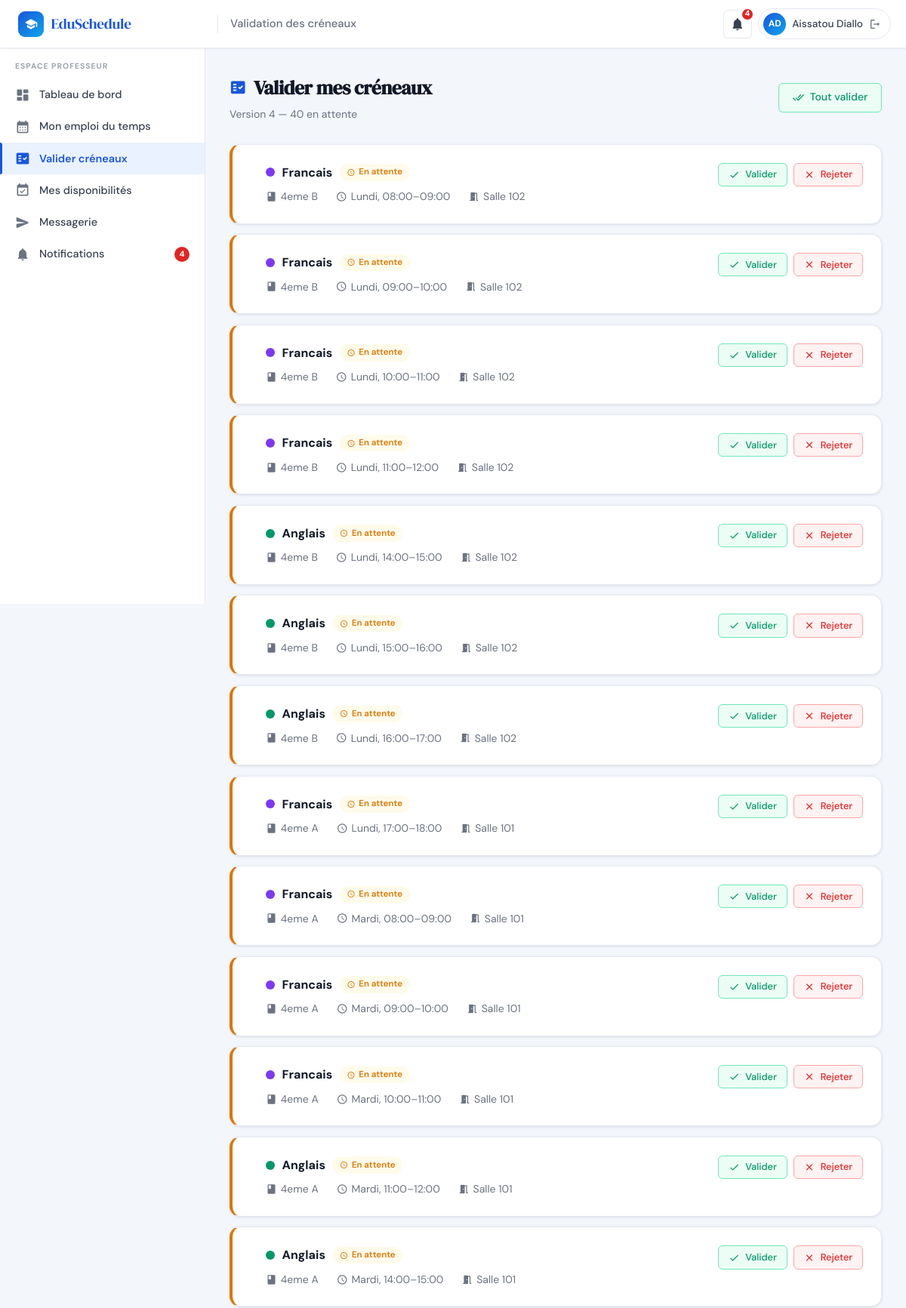
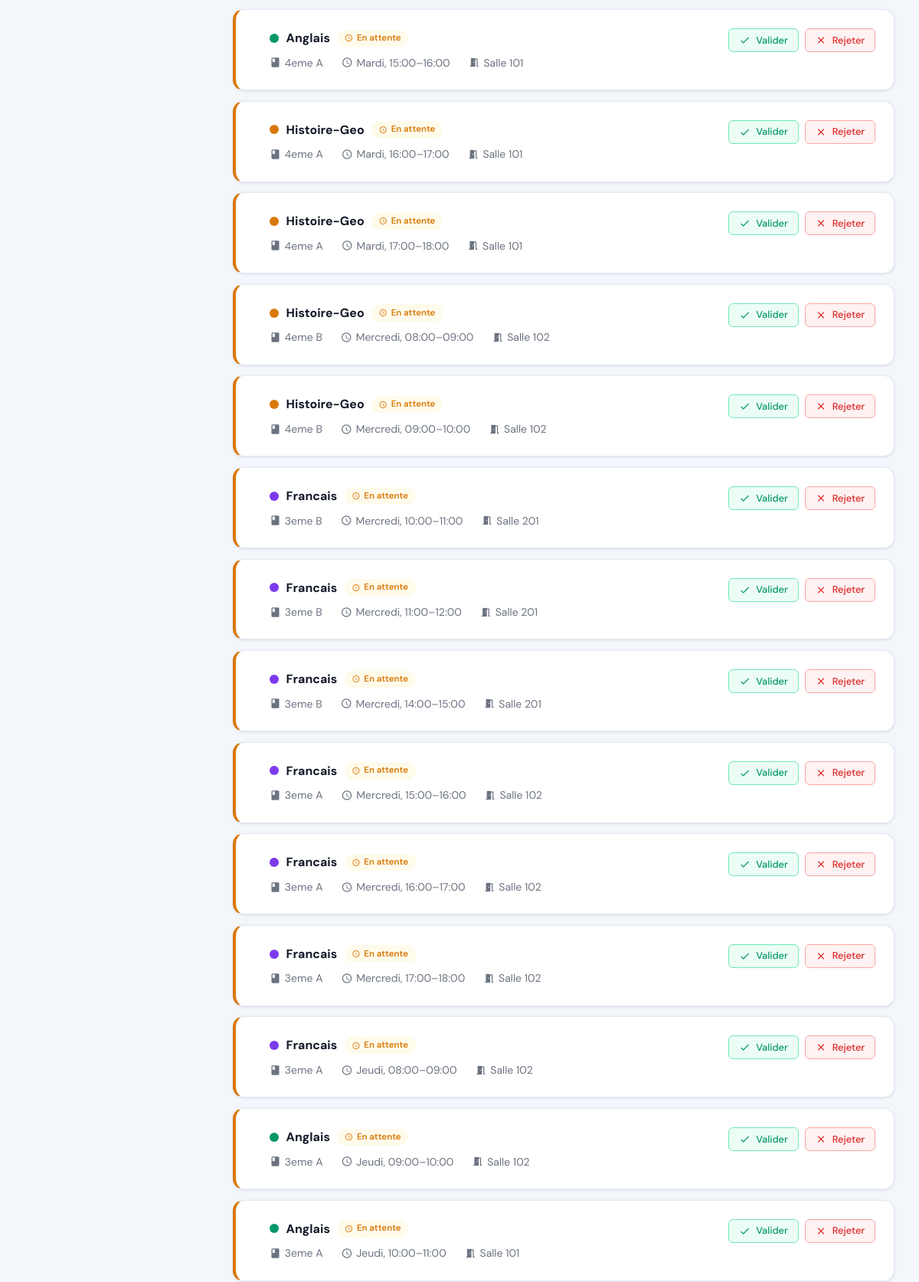
/professeur/valider.php (signed in, upper part), run on the app's committed database (2 pictures, top to bottom).
### tables this page shows
CREATE TABLE IF NOT EXISTS `utilisateurs` (
  `id`            INT(11)      NOT NULL AUTO_INCREMENT,
  `nom`           VARCHAR(100) NOT NULL,
  `prenom`        VARCHAR(100) NOT NULL,
  `email`         VARCHAR(191) NOT NULL,
  `mot_de_passe`  VARCHAR(255) NOT NULL,
  `role`          ENUM('admin','professeur','eleve') NOT NULL DEFAULT 'eleve',
  `statut`        ENUM('actif','inactif')             NOT NULL DEFAULT 'actif',
  `id_classe`     INT(11)      DEFAULT NULL,
  `date_creation` TIMESTAMP    NOT NULL DEFAULT CURRENT_TIMESTAMP,
  PRIMARY KEY (`id`),
  UNIQUE KEY `uq_email` (`email`),
  KEY `id_classe` (`id_classe`),
  CONSTRAINT `utilisateurs_ibfk_1`
    FOREIGN KEY (`id_classe`) REFERENCES `classes` (`id`) ON DELETE SET NULL
);

CREATE TABLE IF NOT EXISTS `emplois_du_temps` (
  `id`                     INT(11)  NOT NULL AUTO_INCREMENT,
  `version`                INT(11)  NOT NULL DEFAULT 1,
  `id_classe`              INT(11)  NOT NULL,
  `id_matiere`             INT(11)  NOT NULL,
  `id_professeur`          INT(11)  NOT NULL,
  `id_salle`               INT(11)  NOT NULL,
  `id_creneau`             INT(11)  NOT NULL,
  `statut`                 ENUM('provisoire','valide','rejete','confirme') NOT NULL DEFAULT 'provisoire',
  `commentaire_validation` TEXT     DEFAULT NULL,
  `date_creation`          TIMESTAMP NOT NULL DEFAULT CURRENT_TIMESTAMP,
  PRIMARY KEY (`id`),
  KEY `id_classe`     (`id_classe`),
  KEY `id_matiere`    (`id_matiere`),
  KEY `id_professeur` (`id_professeur`),
  KEY `id_salle`      (`id_salle`),
  KEY `id_creneau`    (`id_creneau`),
  CONSTRAINT `emplois_du_temps_ibfk_1`
    FOREIGN KEY (`id_classe`)     REFERENCES `classes`      (`id`) ON DELETE CASCADE,
  CONSTRAINT `emplois_du_temps_ibfk_2`
    FOREIGN KEY (`id_matiere`)    REFERENCES `matieres`     (`id`) ON DELETE CASCADE,
  CONSTRAINT `emplois_du_temps_ibfk_3`
    FOREIGN KEY (`id_professeur`) REFERENCES `utilisateurs` (`id`) ON DELETE CASCADE,
  CONSTRAINT `emplois_du_temps_ibfk_4`
    FOREIGN KEY (`id_salle`)      REFERENCES `salles`       (`id`) ON DELETE CASCADE,
  CONSTRAINT `emplois_du_temps_ibfk_5`
    FOREIGN KEY (`id_creneau`)    REFERENCES `creneaux`     (`id`) ON DELETE CASCADE
);

CREATE TABLE IF NOT EXISTS `matieres` (
  `id`                INT(11)      NOT NULL AUTO_INCREMENT,
  `nom`               VARCHAR(100) NOT NULL,
  `couleur_hex`       VARCHAR(7)   NOT NULL DEFAULT '#1A56DB',
  `nb_heures_semaine` INT(11)      NOT NULL DEFAULT 2,
  `description`       TEXT         DEFAULT NULL,
  PRIMARY KEY (`id`),
  UNIQUE KEY `uq_matiere_nom` (`nom`)
);

CREATE TABLE IF NOT EXISTS `classes` (
  `id`        INT(11)      NOT NULL AUTO_INCREMENT,
  `nom`       VARCHAR(100) NOT NULL,
  `niveau` VARCHAR(50) NOT NULL DEFAULT 'Troisieme',
  `capacite`  INT(11)      NOT NULL DEFAULT 30,
  `id_niveau` INT(11)      DEFAULT NULL,
  PRIMARY KEY (`id`),
  UNIQUE KEY `uq_classe_nom` (`nom`),
  KEY `fk_classe_niveau` (`id_niveau`),
  CONSTRAINT `fk_classe_niveau`
    FOREIGN KEY (`id_niveau`) REFERENCES `niveaux` (`id`) ON DELETE SET NULL
);

CREATE TABLE IF NOT EXISTS `creneaux` (
  `id`          INT(11) NOT NULL AUTO_INCREMENT,
  `jour`        ENUM('Lundi','Mardi','Mercredi','Jeudi','Vendredi','Samedi') NOT NULL,
  `heure_debut` TIME    NOT NULL,
  `heure_fin`   TIME    NOT NULL,
  PRIMARY KEY (`id`),
  UNIQUE KEY `uq_creneau` (`jour`,`heure_debut`,`heure_fin`)
);

CREATE TABLE IF NOT EXISTS `salles` (
  `id`       INT(11)      NOT NULL AUTO_INCREMENT,
  `nom`      VARCHAR(100) NOT NULL,
  `capacite` INT(11)      NOT NULL DEFAULT 30,
  `type`     ENUM('normale','informatique','laboratoire') NOT NULL DEFAULT 'normale',
  PRIMARY KEY (`id`),
  UNIQUE KEY `uq_salle_nom` (`nom`)
);

### includes/auth.php (called while the page is built, shortened)
<?php
function isLoggedIn(): bool {
    return !empty($_SESSION['user_id']);
}
function getCurrentUser(): ?array {
    static $user = null;
    if ($user === null) {
        $stmt = getDB()->prepare('SELECT * FROM utilisateurs WHERE id=? AND statut="actif" LIMIT 1');
        $stmt->execute([$_SESSION['user_id']]);
        $user = $stmt->fetch() ?: null;
    }
    return $user;
}
function getUserInitials(array $user): string {
    return strtoupper(substr($user['prenom'], 0, 1) . substr($user['nom'], 0, 1));
}

### includes/db.php (called while the page is built, shortened)
<?php
function getDB(): PDO {
    static $pdo = null;
    if ($pdo === null) {
        $dsn = 'mysql:host=' . DB_HOST . ';dbname=' . DB_NAME . ';charset=' . DB_CHARSET;
        $options = [
            PDO::ATTR_ERRMODE            => PDO::ERRMODE_EXCEPTION,
            PDO::ATTR_DEFAULT_FETCH_MODE => PDO::FETCH_ASSOC,
            PDO::ATTR_EMULATE_PREPARES   => false,
        ];
        try {
            $pdo = new PDO($dsn, DB_USER, DB_PASS, $options);
        } catch (PDOException $e) {
            http_response_code(500);
            $msg = (getenv('APP_ENV') === 'production')
                ? 'Service temporairement indisponible.'
                : 'Connexion BDD impossible : ' . $e->getMessage();
            die(json_encode(['error' => $msg]));
        }
    }
    return $pdo;
}

### professeur/valider.php (the view, shortened to what this page needs)
<?php
require_once __DIR__ . '/../includes/db.php';
require_once __DIR__ . '/../includes/auth.php';
require_once __DIR__ . '/../includes/functions.php';
$currentUser = getCurrentUser();
$pdo = getDB();
$version = getCurrentVersion();
$stmt = $pdo->prepare("
    SELECT e.*, m.nom AS mat_nom, m.couleur_hex,
           cl.nom AS classe_nom, s.nom AS salle_nom,
           c.jour, c.heure_debut, c.heure_fin
    FROM emplois_du_temps e
    JOIN matieres m  ON m.id=e.id_matiere
    JOIN classes cl  ON cl.id=e.id_classe
    JOIN salles s    ON s.id=e.id_salle
    JOIN creneaux c  ON c.id=e.id_creneau
    WHERE e.version=? AND e.id_professeur=?
    ORDER BY FIELD(e.statut,'provisoire','rejete','valide'), c.jour, c.heure_debut
");
$stmt->execute([$version, $currentUser['id']]);
$cours = $stmt->fetchAll();
$enAttente = array_filter($cours, fn($c)=>$c['statut']==='provisoire');
$pageTitle = 'Validation des créneaux'; $activeMenu = 'valider';
include __DIR__ . '/../includes/header.php';
include __DIR__ . '/../includes/sidebar_prof.php';
?>
<div class="main-content">
  <div class="page-header">
    <div class="page-header-left">
      <h1 class="page-title"><span class="material-icons-round">fact_check</span> Valider mes créneaux</h1>
      <p class="page-subtitle">Version <?= $version ?> — <?= count($enAttente) ?> en attente</p>
    </div>
    <?php if (!empty($enAttente)): ?>
    <form method="POST">
      <button type="submit" class="btn btn-success">
        <span class="material-icons-round">done_all</span> Tout valider
      </button>
    </form>
    <?php endif; ?>
  </div>
  <?php if (empty($cours)): ?>
  <div class="card"><div class="card-body">
    <div class="empty-state">
      <div class="empty-state-icon"><span class="material-icons-round">fact_check</span></div>
      <h3>Aucun créneau à valider</h3>
      <p>Vous n'avez aucun créneau assigné pour la version actuelle.</p>
    </div>
  </div></div>
  <?php else: ?>
  <div style="display:flex;flex-direction:column;gap:.85rem">
    <?php foreach ($cours as $c): ?>
    <div class="card" style="<?= $c['statut']==='provisoire' ? 'border-left:4px solid var(--warning)' : ($c['statut']==='valide'?'border-left:4px solid var(--success)':'border-left:4px solid var(--danger)') ?>">
      <div class="card-body">
        <div style="display:flex;align-items:flex-start;gap:1rem;flex-wrap:wrap">
          <div style="width:4px;height:auto;align-self:stretch;flex-shrink:0"></div>
          <div style="flex:1;min-width:200px">
            <div style="display:flex;align-items:center;gap:.6rem;margin-bottom:.5rem">
              <span class="color-dot" style="width:12px;height:12px;background:<?= h($c['couleur_hex']) ?>"></span>
              <strong style="font-size:1rem;color:var(--text)"><?= h($c['mat_nom']) ?></strong>
              <?= getStatusBadge($c['statut']) ?>
            </div>
            <div style="display:flex;gap:1.5rem;flex-wrap:wrap">
              <span style="font-size:.875rem;color:var(--text-muted);display:flex;align-items:center;gap:.3rem">
                <span class="material-icons-round" style="font-size:15px">class</span><?= h($c['classe_nom']) ?>
              </span>
              <span style="font-size:.875rem;color:var(--text-muted);display:flex;align-items:center;gap:.3rem">
                <span class="material-icons-round" style="font-size:15px">schedule</span><?= h($c['jour']) ?>, <?= formatHeure($c['heure_debut']) ?>–<?= formatHeure($c['heure_fin']) ?>
              </span>
              <span style="font-size:.875rem;color:var(--text-muted);display:flex;align-items:center;gap:.3rem">
                <span class="material-icons-round" style="font-size:15px">meeting_room</span><?= h($c['salle_nom']) ?>
              </span>
            </div>
          </div>
          <?php if ($c['statut'] === 'provisoire'): ?>
          <div style="display:flex;gap:.5rem;align-items:center;flex-shrink:0">
            <button class="btn btn-success btn-sm" onclick="openValidModal(<?= $c['id'] ?>,'valider')">
              <span class="material-icons-round">check</span> Valider
            </button>
            <button class="btn btn-danger btn-sm" onclick="openValidModal(<?= $c['id'] ?>,'rejeter')">
              <span class="material-icons-round">close</span> Rejeter
            </button>
          </div>
          <?php endif; ?>
        </div>
      </div>
    </div>
    <?php endforeach; ?>
  </div>
  <?php endif; ?>
</div>
</body></html>

### includes/header.php (shortened to what this page needs)
<?php
require_once __DIR__ . '/functions.php';
require_once __DIR__ . '/auth.php';
$currentUser = getCurrentUser();
$notifCount  = $currentUser ? countNotificationsNonLues($currentUser['id']) : 0;
$pageTitle   = $pageTitle  ?? APP_NAME;
$initials    = $currentUser ? getUserInitials($currentUser) : '?';
$userName    = $currentUser ? ($currentUser['prenom'] . ' ' . $currentUser['nom']) : '';
$notifUrl = match($currentUser['role'] ?? '') {
    'admin'      => APP_URL . '/admin/notifications.php',
    'professeur' => APP_URL . '/professeur/notifications.php',
    default      => '#',
};
?>
<!DOCTYPE html>
<html lang="fr">
<head>
  <link rel="stylesheet" href="<?= APP_URL ?>/assets/css/main.css">
</head>
<body>
<header class="topbar">
  <div class="topbar-brand">
    <div class="topbar-brand-icon"><span class="material-icons-round">school</span></div>
    <?= APP_NAME ?>
  </div>
  <span class="topbar-page-title"><?= h($pageTitle) ?></span>
  <div class="topbar-actions">
    <a href="<?= $notifUrl ?>" class="topbar-icon-btn" title="Notifications">
      <span class="material-icons-round">notifications</span>
      <?php if ($notifCount > 0): ?>
        <span class="notif-badge-count"><?= $notifCount > 9 ? '9+' : $notifCount ?></span>
      <?php endif; ?>
    </a>
    <div class="user-chip" onclick="window.location='<?= APP_URL ?>/logout.php'">
      <div class="user-avatar"><?= h($initials) ?></div>
      <span class="user-name"><?= h($userName) ?></span>
      <span class="material-icons-round" style="font-size:16px;color:var(--text-muted)">logout</span>
    </div>
  </div>
</header>

### includes/functions.php (shortened to what this page needs)
<?php
require_once __DIR__ . '/db.php';
function h(string $str): string {
    return htmlspecialchars($str, ENT_QUOTES, 'UTF-8');
}
function countNotificationsNonLues(int $userId): int {
    $stmt = getDB()->prepare('SELECT COUNT(*) FROM notifications WHERE id_utilisateur=? AND est_lu=0');
    $stmt->execute([$userId]);
    return (int)$stmt->fetchColumn();
}
function getCurrentVersion(): int {
    $row = getDB()->query('SELECT MAX(version) AS v FROM emplois_du_temps')->fetch();
    return $row ? (int)($row['v'] ?? 0) : 0;
}
function getStatusBadge(string $statut): string {
    $map = [
        'provisoire' => ['warning', 'schedule',     'En attente'],
        'valide'     => ['success', 'check_circle',  'Validé'],
        'rejete'     => ['danger',  'cancel',         'Rejeté'],
        'confirme'   => ['primary', 'verified',       'Confirmé'],
    ];
    [$cls, $icon, $label] = $map[$statut] ?? ['secondary', 'help', ucfirst($statut)];
    return "<span class=\"badge badge-{$cls}\"><span class=\"material-icons-round\" style=\"font-size:11px\">{$icon}</span> {$label}</span>";
}
function formatHeure(string $time): string {
    return substr($time, 0, 5);
}

### data on the page
utilisateurs: initials "AD", userName "Aissatou Diallo"
emplois_du_temps: id_matiere.nom "Francais", id_classe.nom "4eme B", id_creneau.jour "Lundi", id_creneau.heure_debut "08:00", id_creneau.heure_fin "09:00", id_salle.nom "Salle 102"
emplois_du_temps: id_matiere.nom "Francais", id_classe.nom "4eme B", id_creneau.jour "Lundi", id_creneau.heure_debut "09:00", id_creneau.heure_fin "10:00", id_salle.nom "Salle 102"
emplois_du_temps: id_matiere.nom "Francais", id_classe.nom "4eme B", id_creneau.jour "Lundi", id_creneau.heure_debut "10:00", id_creneau.heure_fin "11:00", id_salle.nom "Salle 102"
emplois_du_temps: id_matiere.nom "Francais", id_classe.nom "4eme B", id_creneau.jour "Lundi", id_creneau.heure_debut "11:00", id_creneau.heure_fin "12:00", id_salle.nom "Salle 102"
emplois_du_temps: id_matiere.nom "Anglais", id_classe.nom "4eme B", id_creneau.jour "Lundi", id_creneau.heure_debut "14:00", id_creneau.heure_fin "15:00", id_salle.nom "Salle 102"
emplois_du_temps: id_matiere.nom "Anglais", id_classe.nom "4eme B", id_creneau.jour "Lundi", id_creneau.heure_debut "15:00", id_creneau.heure_fin "16:00", id_salle.nom "Salle 102"
emplois_du_temps: id_matiere.nom "Anglais", id_classe.nom "4eme B", id_creneau.jour "Lundi", id_creneau.heure_debut "16:00", id_creneau.heure_fin "17:00", id_salle.nom "Salle 102"
emplois_du_temps: id_matiere.nom "Francais", id_classe.nom "4eme A", id_creneau.jour "Lundi", id_creneau.heure_debut "17:00", id_creneau.heure_fin "18:00", id_salle.nom "Salle 101"
emplois_du_temps: id_matiere.nom "Francais", id_classe.nom "4eme A", id_creneau.jour "Mardi", id_creneau.heure_debut "08:00", id_creneau.heure_fin "09:00", id_salle.nom "Salle 101"
emplois_du_temps: id_matiere.nom "Francais", id_classe.nom "4eme A", id_creneau.jour "Mardi", id_creneau.heure_debut "09:00", id_creneau.heure_fin "10:00", id_salle.nom "Salle 101"
emplois_du_temps: id_matiere.nom "Francais", id_classe.nom "4eme A", id_creneau.jour "Mardi", id_creneau.heure_debut "10:00", id_creneau.heure_fin "11:00", id_salle.nom "Salle 101"
emplois_du_temps: id_matiere.nom "Anglais", id_classe.nom "4eme A", id_creneau.jour "Mardi", id_creneau.heure_debut "11:00", id_creneau.heure_fin "12:00", id_salle.nom "Salle 101"
emplois_du_temps: id_matiere.nom "Anglais", id_classe.nom "4eme A", id_creneau.jour "Mardi", id_creneau.heure_debut "14:00", id_creneau.heure_fin "15:00", id_salle.nom "Salle 101"
emplois_du_temps: id_matiere.nom "Anglais", id_classe.nom "4eme A", id_creneau.jour "Mardi", id_creneau.heure_debut "15:00", id_creneau.heure_fin "16:00", id_salle.nom "Salle 101"
emplois_du_temps: id_matiere.nom "Histoire-Geo", id_classe.nom "4eme A", id_creneau.jour "Mardi", id_creneau.heure_debut "16:00", id_creneau.heure_fin "17:00", id_salle.nom "Salle 101"
emplois_du_temps: id_matiere.nom "Histoire-Geo", id_classe.nom "4eme A", id_creneau.jour "Mardi", id_creneau.heure_debut "17:00", id_creneau.heure_fin "18:00", id_salle.nom "Salle 101"
emplois_du_temps: id_matiere.nom "Histoire-Geo", id_classe.nom "4eme B", id_creneau.jour "Mercredi", id_creneau.heure_debut "08:00", id_creneau.heure_fin "09:00", id_salle.nom "Salle 102"
emplois_du_temps: id_matiere.nom "Histoire-Geo", id_classe.nom "4eme B", id_creneau.jour "Mercredi", id_creneau.heure_debut "09:00", id_creneau.heure_fin "10:00", id_salle.nom "Salle 102"
emplois_du_temps: id_matiere.nom "Francais", id_classe.nom "3eme B", id_creneau.jour "Mercredi", id_creneau.heure_debut "10:00", id_creneau.heure_fin "11:00", id_salle.nom "Salle 201"
emplois_du_temps: id_matiere.nom "Francais", id_classe.nom "3eme B", id_creneau.jour "Mercredi", id_creneau.heure_debut "11:00", id_creneau.heure_fin "12:00", id_salle.nom "Salle 201"
emplois_du_temps: id_matiere.nom "Francais", id_classe.nom "3eme B", id_creneau.jour "Mercredi", id_creneau.heure_debut "14:00", id_creneau.heure_fin "15:00", id_salle.nom "Salle 201"
emplois_du_temps: id_matiere.nom "Francais", id_classe.nom "3eme A", id_creneau.jour "Mercredi", id_creneau.heure_debut "15:00", id_creneau.heure_fin "16:00", id_salle.nom "Salle 102"
emplois_du_temps: id_matiere.nom "Francais", id_classe.nom "3eme A", id_creneau.jour "Mercredi", id_creneau.heure_debut "16:00", id_creneau.heure_fin "17:00", id_salle.nom "Salle 102"
emplois_du_temps: id_matiere.nom "Francais", id_classe.nom "3eme A", id_creneau.jour "Mercredi", id_creneau.heure_debut "17:00", id_creneau.heure_fin "18:00", id_salle.nom "Salle 102"
emplois_du_temps: id_matiere.nom "Francais", id_classe.nom "3eme A", id_creneau.jour "Jeudi", id_creneau.heure_debut "08:00", id_creneau.heure_fin "09:00", id_salle.nom "Salle 102"
emplois_du_temps: id_matiere.nom "Anglais", id_classe.nom "3eme A", id_creneau.jour "Jeudi", id_creneau.heure_debut "09:00", id_creneau.heure_fin "10:00", id_salle.nom "Salle 102"
emplois_du_temps: id_matiere.nom "Anglais", id_classe.nom "3eme A", id_creneau.jour "Jeudi", id_creneau.heure_debut "10:00", id_creneau.heure_fin "11:00", id_salle.nom "Salle 101"

### other printed values
APP_NAME "EduSchedule"
$pageTitle "Validation des créneaux"
$notifCount "4"
$label "Tableau de bord"
$label "Mon emploi du temps"
$label "Valider créneaux"
$label "Mes disponibilités"
$label "Messagerie"
$label "Notifications"
$nbNotif "4"
$version "4"
count($enAttente) "40"
